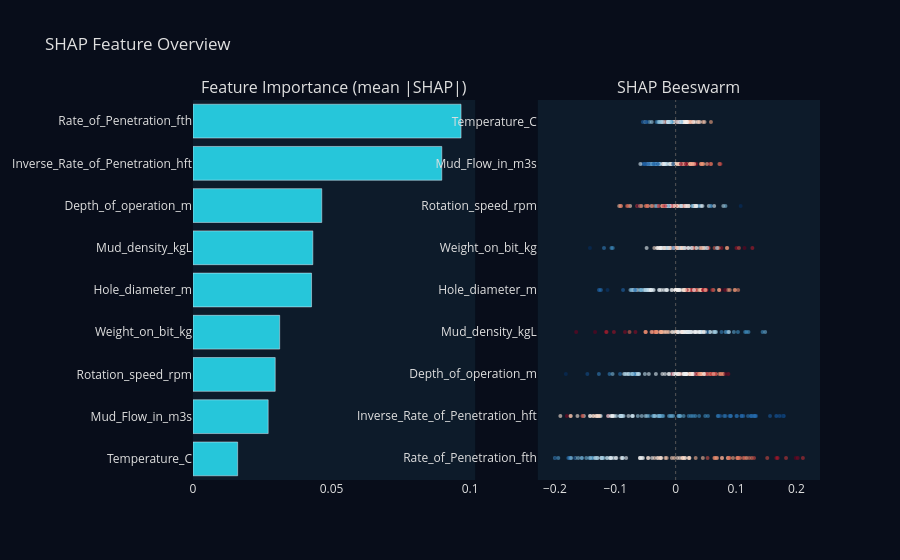
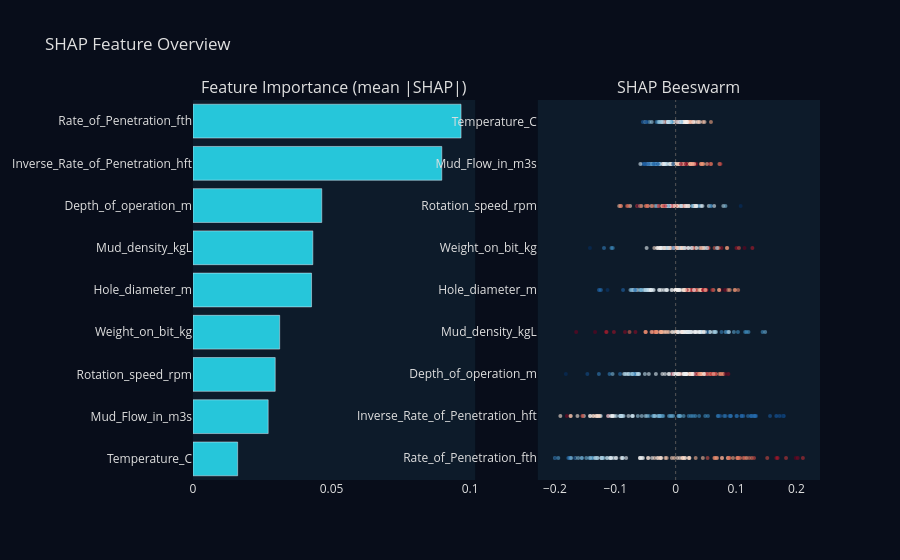

The notebook cell these images were saved under, in order:
### Markdown cell above
## SHAP Feature Importance

### Code cell
report = g.explain(compute_shap=True, compute_permutation=False)
report.plot_overview()
